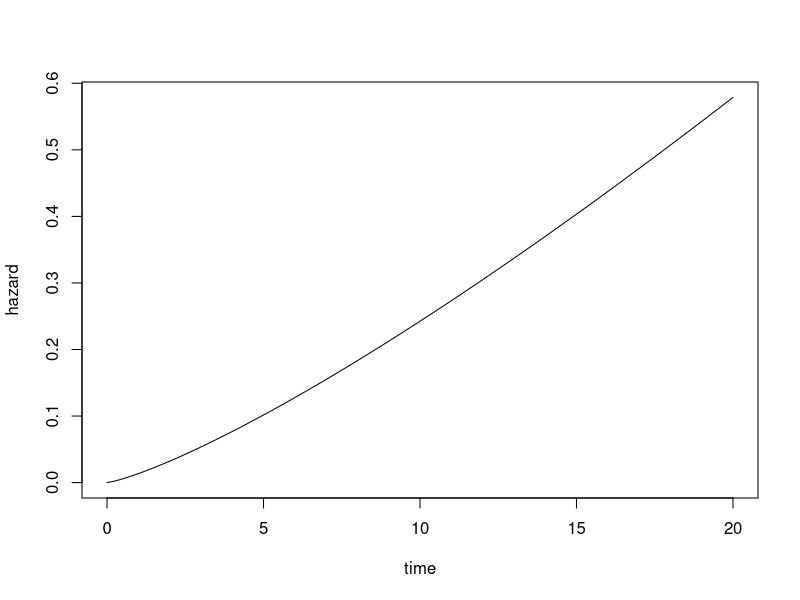
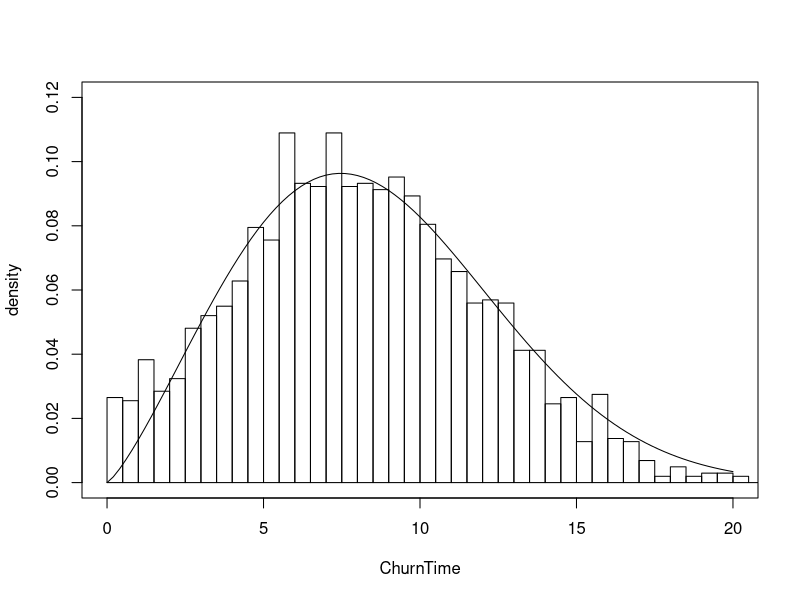

Generate these figures, in order, with R:
#install.packages("survival") 
library(survival) 
mydata =read.csv("Bank_Attrition.csv") 
str(mydata)

surv.res=survreg(Surv(ChurnTime,1-Censored)~.-CustomerID, data=mydata, dist="weibull") 
#Surv function은 time duration("ChurnTime"),indicator("1-Censored") 먼저 정의해줘야함 
#Surv function의 incicator은 0이면 right-censored, 1이면 not censored인데 
#데이터셋컬럼설정에서 값이 1이면 right-censored로 되어있어서, surv function의 indicator 은 "1-Censored"로 설정 
#distribution은 baseline hazard function 의미 => 우리는 hazard function으로 weibull function 이용 

summary(surv.res) 
#survreg결과로 나온 coefficients(delta estimates)들은 의미있는게아니라서 a,beta로 transformation 해줘야함 

a = 1/surv.res$scale #take the inverse : shape paramater of the distribtuion 
a
beta = -coef(surv.res)*a 
beta 
# original beta coefficients 구하는 과정 
#proportional hazard models 에서 구한 beta계수들은 semi-elasticity interpretation을 가짐
#Income variable의 beta계수가 0.0197이라는 말은, one unit of customer Income이 increase할수록 
#hazard rate(instantaneous probability density of repurchase occurring)이 1.97% 상승한다는의미
#또 Income의 delta계수(-0.0087)와 beta계수(0.0197)은 부호가 반대인데,
#이는 hazard rate(corresponding independent value)이 increase할수록 "expected duration before repurchase" 가 decrease한다는 의미

#plot the hazard function
xbar = colMeans(mydata[,2:10]) #calculate the mean x values (2,3,4는 three x variables of the data)
xbeta = crossprod(c(1,xbar),beta) #calculate the usual xBeta combination (intercept에 대응하는게 1)

#hazard function은 function of time T
#curve function은 function of a certain independent variable as a smooth curve
curve(exp(c(xbeta))*a*x^(a-1),xlim=c(0,20),xlab="time",ylab="hazard")
#independent variable needs to be specified as "x", so the curve function knows which one is the independent variable
#Weibull model의 PH(Proportional Hazard)은 e^xbeta*a*t^(a-1)임. curve function의 independent variable "x"는 t(time) 의미

#a값은 2.255127 >> 1보다 크므로 positive duration dependence
#longer individual remains in the current state >>raise the probability it will switch into the other state
#∴hazard function실행시켜보면 time 커질수록 증가하는 형태

#plot the density function of duration distribution : dweibull function을 통해 Weibull distribution의 PDF도출가능
b=exp(-xbeta/a)
curve(dweibull(x, shape=a, scale=b),xlab="ChurnTime",ylab="density",xlim=c(0,20),ylim=c(0,0.12))
# a > 1이므로 hazard는 시간이 지날수록 증가하는 형태를 보이며
# PDF는 초기에는 증가하다가 어떤 시점 이후 감소하는 종 모양을 보임
# 이는 사건이 특정 시점에서 가장 많이 발생하는 경향을 보여주는 것임
# (실제 데이터에서는 right-censoring 때문에 tail 부분에서 급격히 작아질 수 있음)

#duration density function의 concept을 이용하기위해 히스토그램 이용
#right-censored data는 이용하면 안됨(right-censored의 duration은 실제duration값이 아니므로)
#frequency=FALSE 함으로써 y-axis가 frequency counts가 아니라 probability density 가 되도록
#add=TRUE 함으로써 current plot에 histogram 추가
hist(mydata$ChurnTime[mydata$Censored==0],breaks=50,freq=FALSE, add=TRUE, col=NULL)

#histogram of actual durations observed in the data를 통해 (히스토그램)
#probability of observing durations in different lenses를 추정할수있음 (종모양함수)


